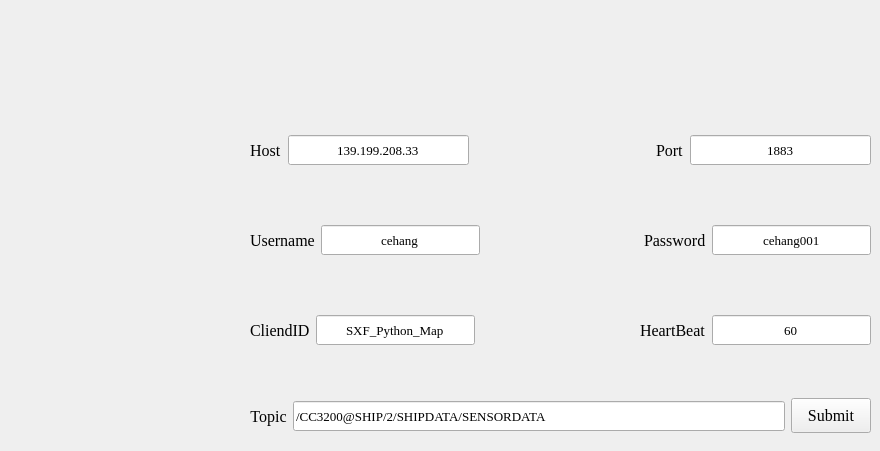
    <widget class="QWidget" name="tab_3">
     <attribute name="title">
      <string>  连接  </string>
     </attribute>
     <widget class="QWidget" name="horizontalLayoutWidget_4">
      <property name="geometry">
       <rect>
        <x>250</x>
        <y>390</y>
        <width>621</width>
        <height>52</height>
       </rect>
      </property>
      <layout class="QHBoxLayout" name="horizontalLayout_7">
       <item>
        <widget class="QLabel" name="label_11">
         <property name="font">
          <font>
           <family>Times New Roman</family>
           <pointsize>12</pointsize>
          </font>
         </property>
         <property name="text">
          <string>Topic</string>
         </property>
         <property name="textFormat">
          <enum>Qt::PlainText</enum>
         </property>
         <property name="alignment">
          <set>Qt::AlignCenter</set>
         </property>
        </widget>
       </item>
       <item>
        <widget class="QLineEdit" name="lineEdit_topic">
         <property name="minimumSize">
          <size>
           <width>0</width>
           <height>30</height>
          </size>
         </property>
         <property name="font">
          <font>
           <family>Times New Roman</family>
           <pointsize>10</pointsize>
          </font>
         </property>
         <property name="text">
          <string>/CC3200@SHIP/2/SHIPDATA/SENSORDATA</string>
         </property>
         <property name="placeholderText">
          <string>订阅主题</string>
         </property>
        </widget>
       </item>
       <item>
        <widget class="QPushButton" name="pushButton_submit">
         <property name="minimumSize">
          <size>
           <width>0</width>
           <height>35</height>
          </size>
         </property>
         <property name="font">
          <font>
           <family>Times New Roman</family>
           <pointsize>12</pointsize>
          </font>
         </property>
         <property name="cursor">
          <cursorShape>PointingHandCursor</cursorShape>
         </property>
         <property name="text">
          <string>Submit</string>
         </property>
        </widget>
       </item>
      </layout>
     </widget>
     <widget class="QWidget" name="horizontalLayoutWidget_5">
      <property name="geometry">
       <rect>
        <x>250</x>
        <y>110</y>
        <width>621</width>
        <height>80</height>
       </rect>
      </property>
      <layout class="QHBoxLayout" name="horizontalLayout_8">
       <item>
        <widget class="QLabel" name="label_12">
         <property name="font">
          <font>
           <family>Times New Roman</family>
           <pointsize>12</pointsize>
          </font>
         </property>
         <property name="text">
          <string>Host</string>
         </property>
        </widget>
       </item>
       <item>
        <widget class="QLineEdit" name="lineEdit_host">
         <property name="minimumSize">
          <size>
           <width>0</width>
           <height>30</height>
          </size>
         </property>
         <property name="font">
          <font>
           <family>Times New Roman</family>
           <pointsize>10</pointsize>
          </font>
         </property>
         <property name="text">
          <string>139.199.208.33</string>
         </property>
         <property name="alignment">
          <set>Qt::AlignCenter</set>
         </property>
         <property name="placeholderText">
          <string>服务器IP</string>
         </property>
        </widget>
       </item>
       <item>
        <spacer name="horizontalSpacer_2">
         <property name="orientation">
          <enum>Qt::Horizontal</enum>
         </property>
         <property name="sizeHint" stdset="0">
          <size>
           <width>40</width>
           <height>20</height>
          </size>
         </property>
        </spacer>
       </item>
       <item>
        <widget class="QLabel" name="label_13">
         <property name="font">
          <font>
           <family>Times New Roman</family>
           <pointsize>12</pointsize>
          </font>
         </property>
         <property name="text">
          <string>Port</string>
         </property>
        </widget>
       </item>
       <item>
        <widget class="QLineEdit" name="lineEdit_port">
         <property name="minimumSize">
          <size>
           <width>0</width>
           <height>30</height>
          </size>
         </property>
         <property name="font">
          <font>
           <family>Times New Roman</family>
           <pointsize>10</pointsize>
          </font>
         </property>
         <property name="text">
          <string>1883</string>
         </property>
         <property name="alignment">
          <set>Qt::AlignCenter</set>
         </property>
         <property name="placeholderText">
          <string>端口</string>
         </property>
        </widget>
       </item>
      </layout>
     </widget>
     <widget class="QWidget" name="horizontalLayoutWidget_6">
      <property name="geometry">
       <rect>
        <x>250</x>
        <y>200</y>
        <width>621</width>
        <height>80</height>
       </rect>
      </property>
      <layout class="QHBoxLayout" name="horizontalLayout_9">
       <item>
        <widget class="QLabel" name="label_14">
         <property name="font">
          <font>
           <family>Times New Roman</family>
           <pointsize>12</pointsize>
          </font>
         </property>
         <property name="text">
          <string>Username</string>
         </property>
        </widget>
       </item>
       <item>
        <widget class="QLineEdit" name="lineEdit_username">
         <property name="minimumSize">
          <size>
           <width>0</width>
           <height>30</height>
          </size>
         </property>
         <property name="font">
          <font>
           <family>Times New Roman</family>
           <pointsize>10</pointsize>
          </font>
         </property>
         <property name="text">
          <string>cehang</string>
         </property>
         <property name="alignment">
          <set>Qt::AlignCenter</set>
         </property>
         <property name="placeholderText">
          <string>用户名</string>
         </property>
        </widget>
       </item>
       <item>
        <spacer name="horizontalSpacer_4">
         <property name="orientation">
          <enum>Qt::Horizontal</enum>
         </property>
         <property name="sizeHint" stdset="0">
          <size>
           <width>40</width>
           <height>20</height>
          </size>
         </property>
        </spacer>
       </item>
       <item>
        <widget class="QLabel" name="label_15">
         <property name="font">
          <font>
           <family>Times New Roman</family>
           <pointsize>12</pointsize>
          </font>
         </property>
         <property name="text">
          <string>Password</string>
         </property>
        </widget>
       </item>
       <item>
        <widget class="QLineEdit" name="lineEdit_password">
         <property name="minimumSize">
          <size>
           <width>0</width>
           <height>30</height>
          </size>
         </property>
         <property name="font">
          <font>
           <family>Times New Roman</family>
           <pointsize>10</pointsize>
          </font>
         </property>
         <property name="text">
          <string>cehang001</string>
         </property>
         <property name="alignment">
          <set>Qt::AlignCenter</set>
         </property>
         <property name="placeholderText">
          <string>密码</string>
         </property>
        </widget>
       </item>
      </layout>
     </widget>
     <widget class="QWidget" name="horizontalLayoutWidget_7">
      <property name="geometry">
       <rect>
        <x>250</x>
        <y>290</y>
        <width>621</width>
        <height>80</height>
       </rect>
      </property>
      <layout class="QHBoxLayout" name="horizontalLayout_10">
       <item>
        <widget class="QLabel" name="label_16">
         <property name="font">
          <font>
           <family>Times New Roman</family>
           <pointsize>12</pointsize>
          </font>
         </property>
         <property name="text">
          <string>CliendID</string>
         </property>
        </widget>
       </item>
       <item>
        <widget class="QLineEdit" name="lineEdit_clientid">
         <property name="minimumSize">
          <size>
           <width>0</width>
           <height>30</height>
          </size>
         </property>
         <property name="font">
          <font>
           <family>Times New Roman</family>
           <pointsize>10</pointsize>
          </font>
         </property>
         <property name="text">
          <string>SXF_Python_Map</string>
         </property>
         <property name="alignment">
          <set>Qt::AlignCenter</set>
         </property>
         <property name="placeholderText">
          <string>连接ID</string>
         </property>
        </widget>
       </item>
       <item>
        <spacer name="horizontalSpacer_3">
         <property name="orientation">
          <enum>Qt::Horizontal</enum>
         </property>
         <property name="sizeHint" stdset="0">
          <size>
           <width>40</width>
           <height>20</height>
          </size>
         </property>
        </spacer>
       </item>
       <item>
        <widget class="QLabel" name="label_17">
         <property name="font">
          <font>
           <family>Times New Roman</family>
           <pointsize>12</pointsize>
          </font>
         </property>
         <property name="text">
          <string>HeartBeat</string>
         </property>
        </widget>
       </item>
       <item>
        <widget class="QLineEdit" name="lineEdit_heartbeat">
         <property name="minimumSize">
          <size>
           <width>0</width>
           <height>30</height>
          </size>
         </property>
         <property name="font">
          <font>
           <family>Times New Roman</family>
           <pointsize>10</pointsize>
          </font>
         </property>
         <property name="text">
          <string>60</string>
         </property>
         <property name="alignment">
          <set>Qt::AlignCenter</set>
         </property>
         <property name="placeholderText">
          <string>心跳</string>
         </property>
        </widget>
       </item>
      </layout>
     </widget>
    </widget>
